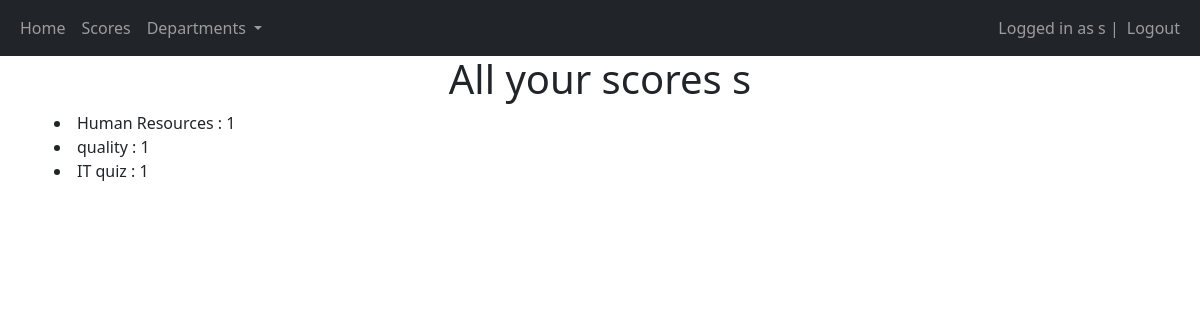
Page /quiz/scores (signed in) on the earlier database version.
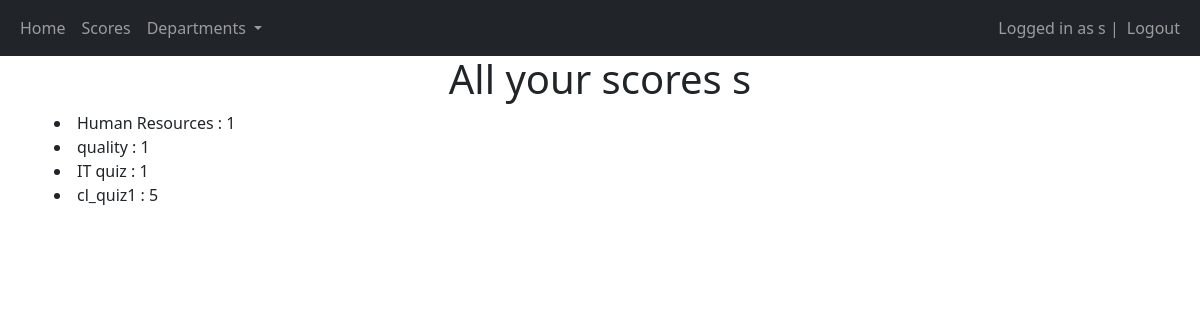
Same page on the later database version.
### quiz/models.py (models this page shows, shortened)
class UserAttempt(models.Model):
    user = models.ForeignKey(User, on_delete=models.CASCADE)
    quiz = models.ForeignKey(Quiz, on_delete=models.CASCADE)
    score = models.IntegerField(default=0)
    best_score = models.IntegerField(default=0)
    time_taken = models.IntegerField(default=0)  # this is to be able to add it to the table first
    date_taken = models.DateTimeField("Date Taken", null=True, auto_now_add=True)
    class Meta:
        unique_together = ('user', 'quiz')

class Quiz(models.Model):
    title = models.CharField(max_length=100, unique=True)
    department = models.ForeignKey(Department, on_delete=models.CASCADE)
    def __str__(self):
        return self.title

### quiz/views.py (the view)
# urls.py: path("scores", views.scores, name="scores"),
@login_required(login_url="/login")
def scores(request):
    user = request.user
    attempts = UserAttempt.objects.filter(user=user)
    return render(request, "quiz/scores.html", {"user_attempt":attempts})

### quiz/templates/quiz/scores.html (shortened to what this page needs)
{%extends "quiz/base.html" %}
{%block content%}
<div class="container" style="padding-top: 55px;">
    <h1 class="text-center"> All your scores {{user.username}} </h1>
    {% for attempt in user_attempt%}
    <div class=""
    <ol>
        <li class="w-50">
            {{attempt.quiz}} : {{attempt.score}}
        </li>
    {%endfor%}
</div>
{%endblock%}

Differences in the rows shown:
added UserAttempt: quiz "cl_quiz1", score "5"
